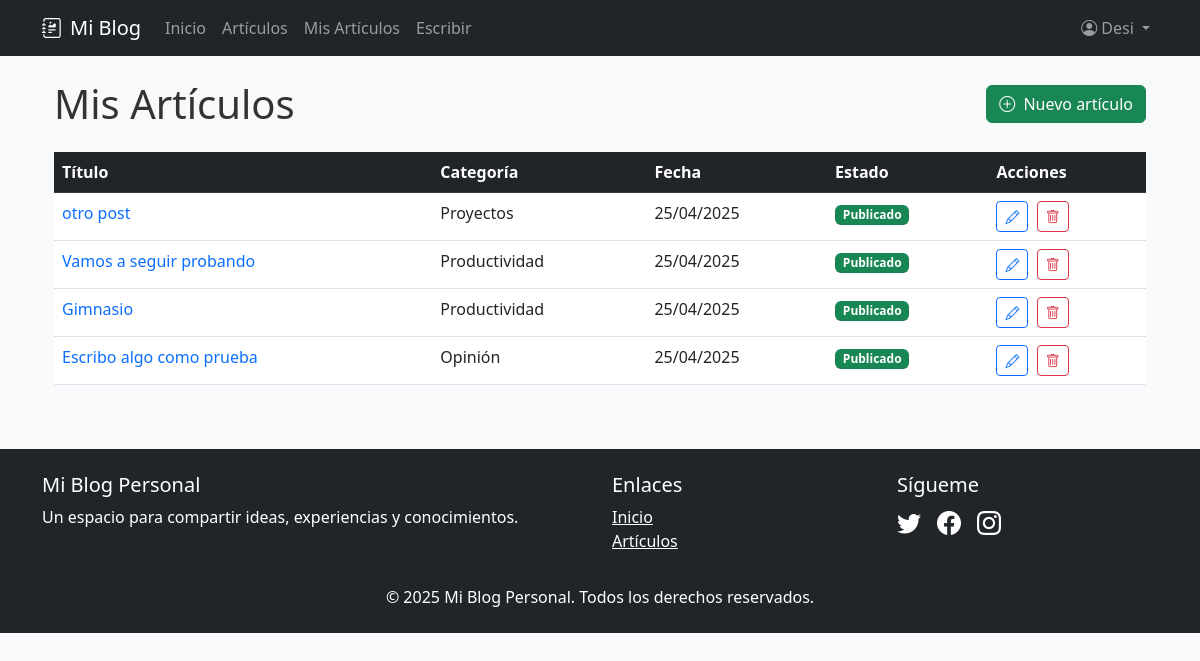
The app's page /mis-posts/ (signed in) with its own data.
### app1/models.py (models this page shows, shortened)
class Post(models.Model):
    titulo = models.CharField(max_length=200)
    slug = models.SlugField(unique=True, max_length=200)
    contenido = RichTextField()
    extracto = models.TextField(max_length=300, blank=True)
    fecha_publicacion = models.DateTimeField(auto_now_add=True)
    ultima_modificacion = models.DateTimeField(auto_now=True)
    categoria = models.ForeignKey(Categoria, on_delete=models.CASCADE, related_name='posts')
    autor = models.ForeignKey(User, on_delete=models.CASCADE, related_name='posts')
    imagen_destacada = models.ImageField(upload_to='posts/', blank=True, null=True)
    publicado = models.BooleanField(default=True)
    destacado = models.BooleanField(default=False)
    class Meta:
        ordering = ['-fecha_publicacion']
        verbose_name_plural = "Posts"

class Categoria(models.Model):
    nombre = models.CharField(max_length=100)
    slug = models.SlugField(unique=True, max_length=100)
    descripcion = models.TextField(blank=True)
    class Meta:
        verbose_name_plural = "Categorías"

### app1/views.py (the view)
# urls.py: path('mis-posts/', views.mis_posts, name='mis_posts'),
@login_required
def mis_posts(request):
    posts = Post.objects.filter(autor=request.user).order_by('-fecha_publicacion')
    return render(request, 'app1/mis_posts.html', {'posts': posts})

### app1/templates/app1/mis_posts.html (shortened to what this page needs)
{% extends "app1/base.html" %}
{% block content %}
<div class="container">
    <div class="d-flex justify-content-between align-items-center mb-4">
        <h1 class="mb-0">Mis Artículos</h1>
        <a href="{% url 'app1:nuevo_post' %}" class="btn btn-success">
            <i class="bi bi-plus-circle me-1"></i> Nuevo artículo
        </a>
    </div>
    {% if posts %}
    <div class="table-responsive">
        <table class="table table-hover">
            <thead class="table-dark">
                <tr>
                    <th>Título</th>
                    <th>Categoría</th>
                    <th>Fecha</th>
                    <th>Estado</th>
                    <th>Acciones</th>
                </tr>
            </thead>
            <tbody>
                {% for post in posts %}
                <tr>
                    <td>
                        <a href="{% url 'app1:detalle_post' post.slug %}" class="text-decoration-none">
                            {{ post.titulo }}
                        </a>
                    </td>
                    <td>{{ post.categoria.nombre }}</td>
                    <td>{{ post.fecha_publicacion|date:"d/m/Y" }}</td>
                    <td>
                        {% if post.publicado %}
                        <span class="badge bg-success">Publicado</span>
                        {% else %}
                        <span class="badge bg-secondary">Borrador</span>
                        {% endif %}
                    </td>
                    <td>
                        <a href="{% url 'app1:editar_post' post.slug %}" class="btn btn-sm btn-outline-primary me-1">
                            <i class="bi bi-pencil"></i>
                        </a>
                        <a href="{% url 'app1:eliminar_post' post.slug %}" class="btn btn-sm btn-outline-danger">
                            <i class="bi bi-trash"></i>
                        </a>
                    </td>
                </tr>
                {% endfor %}
            </tbody>
        </table>
    </div>
    {% endif %}
</div>
{% endblock %}

### app1/templates/app1/base.html (shortened to what this page needs)
<!DOCTYPE html>
<html lang="es">
<head>
    <link href="https://cdn.jsdelivr.net/npm/bootstrap@5.3.0/dist/css/bootstrap.min.css" rel="stylesheet">
    <link rel="stylesheet" href="https://cdn.jsdelivr.net/npm/bootstrap-icons@1.11.0/font/bootstrap-icons.css">
    {% load static %}
    <link rel="stylesheet" href="{% static 'app1/css/styles.css' %}">
</head>
<body>
    <nav class="navbar navbar-expand-lg navbar-dark bg-dark mb-4">
        <div class="container">
            <a class="navbar-brand" href="{% url 'app1:home' %}">
                <i class="bi bi-journal-richtext me-2"></i>Mi Blog
            </a>
            <div class="collapse navbar-collapse" id="navbarNav">
                <ul class="navbar-nav me-auto">
                    <li class="nav-item">
                        <a class="nav-link" href="{% url 'app1:home' %}">Inicio</a>
                    </li>
                    <li class="nav-item">
                        <a class="nav-link" href="{% url 'app1:lista_posts' %}">Artículos</a>
                    </li>
                    {% if user.is_authenticated %}
                    <li class="nav-item">
                        <a class="nav-link" href="{% url 'app1:mis_posts' %}">Mis Artículos</a>
                    </li>
                    <li class="nav-item">
                        <a class="nav-link" href="{% url 'app1:nuevo_post' %}">Escribir</a>
                    </li>
                    {% endif %}
                </ul>
                <div class="navbar-nav">
                    {% if user.is_authenticated %}
                    <li class="nav-item dropdown">
                        <a class="nav-link dropdown-toggle" href="#" id="navbarDropdownUserLink" role="button" data-bs-toggle="dropdown" aria-expanded="false">
                            <i class="bi bi-person-circle me-1"></i>{{ user.username }}
                        </a>
                    </li>
                    {% else %}
                    <a class="nav-link" href="{% url 'login' %}">Iniciar sesión</a>
                    <a class="nav-link" href="{% url 'register' %}">Registrarse</a>
                    {% endif %}
                </div>
            </div>
        </div>
    </nav>
    <div class="container">
        {% block content %}
        {% endblock %}
    </div>
    <footer class="mt-5 py-4 bg-dark text-white">
        <div class="container">
            <div class="row">
                <div class="col-md-6">
                    <h5>Mi Blog Personal</h5>
                    <p>Un espacio para compartir ideas, experiencias y conocimientos.</p>
                </div>
                <div class="col-md-3">
                    <h5>Enlaces</h5>
                    <ul class="list-unstyled">
                        <li><a href="{% url 'app1:home' %}" class="text-white">Inicio</a></li>
                        <li><a href="{% url 'app1:lista_posts' %}" class="text-white">Artículos</a></li>
                    </ul>
                </div>
                <div class="col-md-3">
                    <h5>Sígueme</h5>
                    <div class="d-flex gap-3 fs-4">
                        <a href="#" class="text-white"><i class="bi bi-twitter"></i></a>
                        <a href="#" class="text-white"><i class="bi bi-facebook"></i></a>
                        <a href="#" class="text-white"><i class="bi bi-instagram"></i></a>
                    </div>
                </div>
            </div>
            <div class="text-center mt-3">
                <p class="mb-0">© {% now "Y" %} Mi Blog Personal. Todos los derechos reservados.</p>
            </div>
        </div>
    </footer>
</body>
</html>

### app1/static/app1/css/styles.css (style rules this page uses)
body { background-color: #f8f9fa; color: #333; }

### records on screen
Post: titulo "otro post", categoria.nombre "Proyectos", fecha_publicacion "25/04/2025", publicado "Publicado"
Post: titulo "Vamos a seguir probando", categoria.nombre "Productividad", fecha_publicacion "25/04/2025", publicado "Publicado"
Post: titulo "Gimnasio", categoria.nombre "Productividad", fecha_publicacion "25/04/2025", publicado "Publicado"
Post: titulo "Escribo algo como prueba", categoria.nombre "Opinión", fecha_publicacion "25/04/2025", publicado "Publicado"

### other values on screen
{{ user.username }} "Desi"
